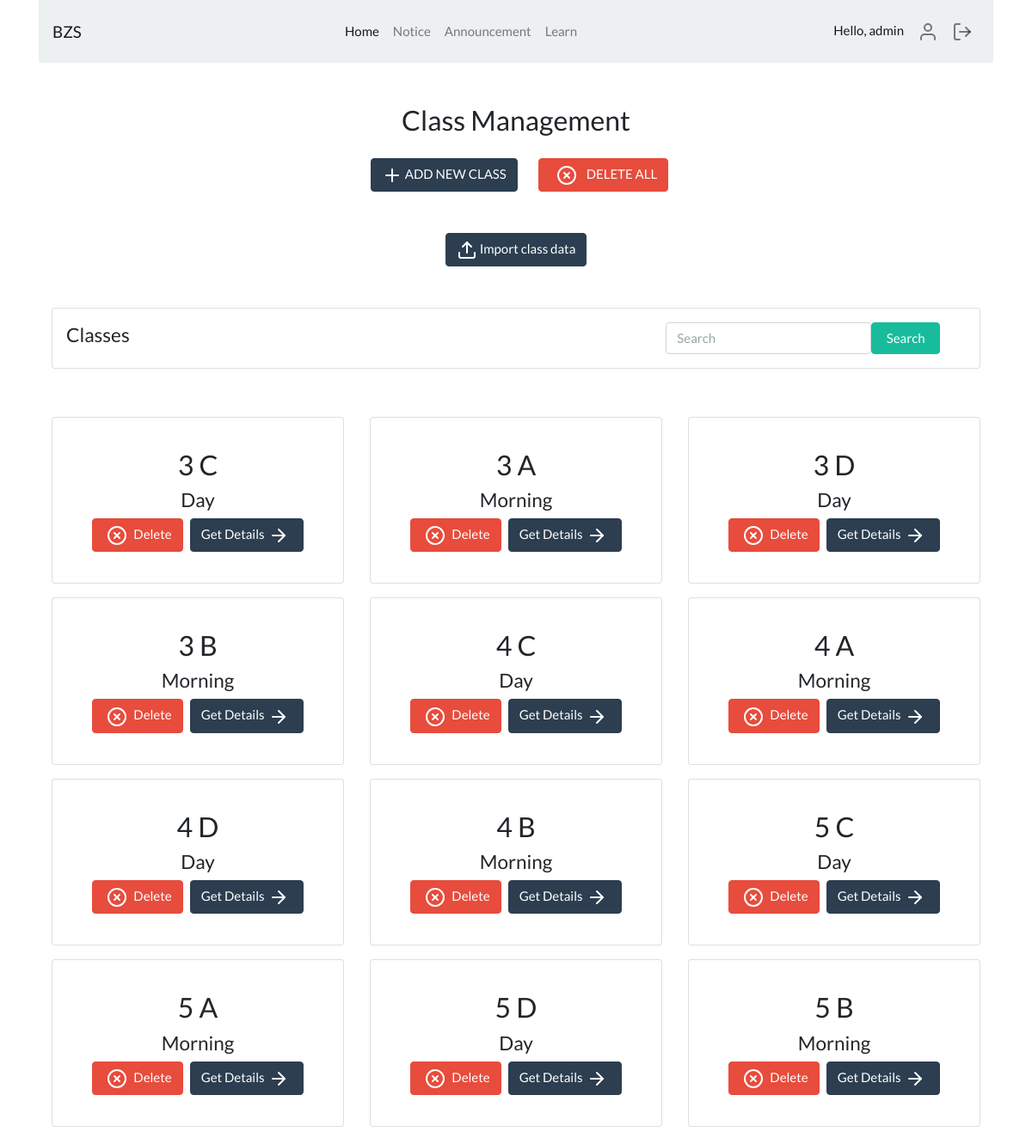
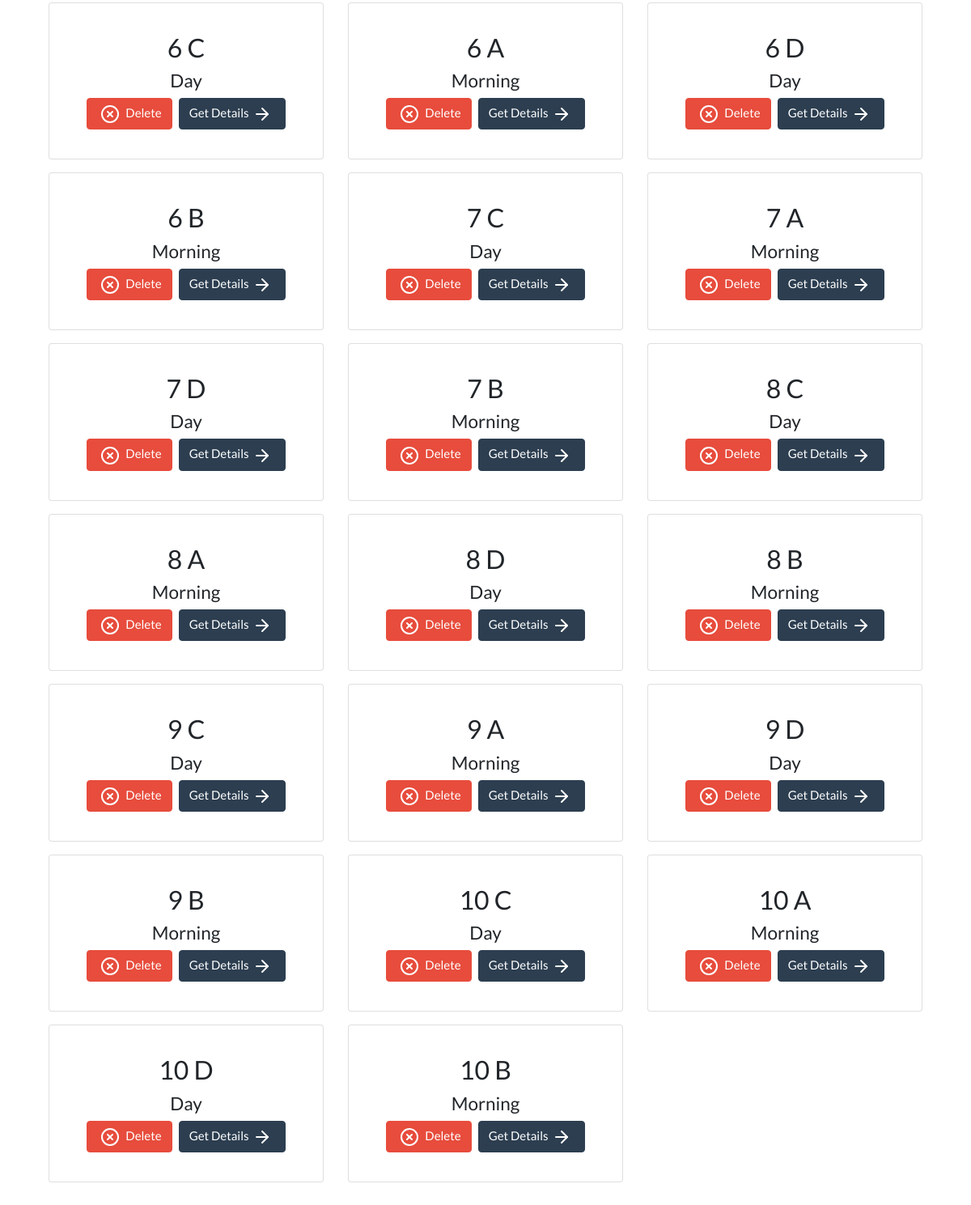
The app's page /app/admin/class/management (signed in) with its own data (2 pictures, top to bottom).
### student/models.py (models this page shows, shortened)
class StudentClass(models.Model):
    standard = models.IntegerField()
    shift = models.CharField(max_length=10)
    section = models.CharField(max_length=2)
    students = models.ManyToManyField(to='Student')

### decorators/decorators.py (the view)
        def wrapper_func(request, *args, **kwargs):
            group = None
            if request.user.groups.exists():
                group = request.user.groups.all()[0].name
            if group in allowed_roles:
                return view_func(request, *args, **kwargs)
            else:
                return redirect('unauth')

### custom_admin/views.py (called while the page is built)
@login_required(login_url='login')
@allowed_user(allowed_roles=['admin', 'teacher'])
def class_management(request):
    context = {
        'classes': StudentClass.objects.all()
    }
    return render(request, 'custom_admin/class/index.html', context)

### templates/custom_admin/class/index.html (shortened to what this page needs)
{% extends 'layout.html' %}
{% block content %}
    <div class="container my-5">
    <div class="row align-items-center justify-content-center">
        <h3>Class Management</h3>
    </div>
    <div class="row align-items-center justify-content-center my-3">
        <div class="row align-items-center justify-content-center mx-3">
            <button
            type="button"
            class="btn btn-primary"
            data-toggle="modal"
            data-target="#exampleModal2"
            >
            <i data-feather="plus"></i> ADD NEW CLASS
            </button>
        </div>
        <a href="{% url 'c.d.all' %}" class="btn btn-danger mx-2"
        ><i data-feather="x-circle" class="mx-2"></i> DELETE ALL</a
        >
    </div>
    </div>
    <div class="container my-5">
    <div class="row align-items-center justify-content-center my-3">
        <button
        type="button"
        class="btn btn-primary"
        data-toggle="modal"
        data-target="#exampleModal"
        >
        <i data-feather="upload"></i> Import class data
        </button>
    </div>
    </div>
    <div class="container my-5">
    <div class="card p-3">
        <div class="row align-items-center justify-content-between w-100">
        <div class="col-md-4 h4">Classes</div>
        <div class="col-md-4">
            <form class="form-inline my-2 my-lg-0" method="POST" action="{% url 'c.s'%}">
                <input
                class="form-control w-75"
                type="search"
                placeholder="Search"
                aria-label="Search"
                name='search'
            />
            <button class="btn btn-success w-25" type="submit">Search</button>
            </form>
        </div>
        </div>
    </div>
    </div>
    <div class="container my-5">
    <div class="row">
        {% for class in classes %}
        <div class="col-lg-4 my-2">
        <div class="card p-3">
            <div class="card-body">
            <h3 class="text-center">{{class.standard}} {{class.section}}</h3>
            <h4 class="text-center">{{class.shift}}</h4>
            <div class="row align-items-center justify-content-center">
                <a href="{% url 'c.d' id=class.id %}" class="btn btn-danger mr-1"
                ><i data-feather="x-circle" class="mx-1"></i> Delete</a
                >
                <a href="{% url 'c.detail' cls=class.standard sec=class.section %}" class="btn btn-primary ml-1"
                >Get Details<i data-feather="arrow-right" class="mx-1"></i
                ></a>
            </div>
            </div>
        </div>
        </div>
        {% endfor %}
    </div>
    </div>
{% endblock content %}

### templates/partials/_navbar.html (shortened to what this page needs)
<nav class="navbar navbar-expand-lg navbar-light bg-light">
  <a class="navbar-brand" href="{% url 'index' %}">BZS</a>
  <div class="collapse navbar-collapse" id="navbarNav">
    <ul class="navbar-nav m-auto">
        <li class="nav-item active"><a href="{% url 'index' %}" class="nav-link">Home <span class="sr-only">(current)</span></a></li>
      <li class="nav-item ">
        <a class="nav-link" href="#"
          >Notice </a
        >
      </li>
      <li class="nav-item">
        <a class="nav-link" href="#">Announcement</a>
      </li>
      <li class="nav-item">
        <a class="nav-link" href="#">Learn</a>
      </li>
    </ul>
    <ul class="navbar-nav float-right">
      {% if request.user.is_authenticated %}
      <li class="nav-item">
          <a class="nav-link active">Hello, {{request.user.username}}</a >
      </li>
      <li class="nav-item">
        <a href="{% url 'dash' %}" class="nav-link"><i data-feather="user"></i></a>
      </li>
      <li class="nav-item">
        <a href="{% url 'logout' %}" class="nav-link"><i data-feather="log-out"></i></a>
      </li>
      {% else %}
        <li class="nav-item"><a href="{% url 'login' %}" class="btn btn-primary btn-sm">LOGIN</a></li>
      {% endif %}
    </ul>
  </div>
</nav>

### records on screen
StudentClass: standard "3", section "C", shift "Day"
StudentClass: standard "3", section "A", shift "Morning"
StudentClass: standard "3", section "D", shift "Day"
StudentClass: standard "3", section "B", shift "Morning"
StudentClass: standard "4", section "C", shift "Day"
StudentClass: standard "4", section "A", shift "Morning"
StudentClass: standard "4", section "D", shift "Day"
StudentClass: standard "4", section "B", shift "Morning"
StudentClass: standard "5", section "C", shift "Day"
StudentClass: standard "5", section "A", shift "Morning"
StudentClass: standard "5", section "D", shift "Day"
StudentClass: standard "5", section "B", shift "Morning"
StudentClass: standard "6", section "C", shift "Day"
StudentClass: standard "6", section "A", shift "Morning"
StudentClass: standard "6", section "D", shift "Day"
StudentClass: standard "6", section "B", shift "Morning"
StudentClass: standard "7", section "C", shift "Day"
StudentClass: standard "7", section "A", shift "Morning"
StudentClass: standard "7", section "D", shift "Day"
StudentClass: standard "7", section "B", shift "Morning"
StudentClass: standard "8", section "C", shift "Day"
StudentClass: standard "8", section "A", shift "Morning"
StudentClass: standard "8", section "D", shift "Day"
StudentClass: standard "8", section "B", shift "Morning"
StudentClass: standard "9", section "C", shift "Day"
StudentClass: standard "9", section "A", shift "Morning"
StudentClass: standard "9", section "D", shift "Day"
StudentClass: standard "9", section "B", shift "Morning"
StudentClass: standard "10", section "C", shift "Day"
StudentClass: standard "10", section "A", shift "Morning"
StudentClass: standard "10", section "D", shift "Day"
StudentClass: standard "10", section "B", shift "Morning"

### other values on screen
{{ request.user.username }} "admin"
